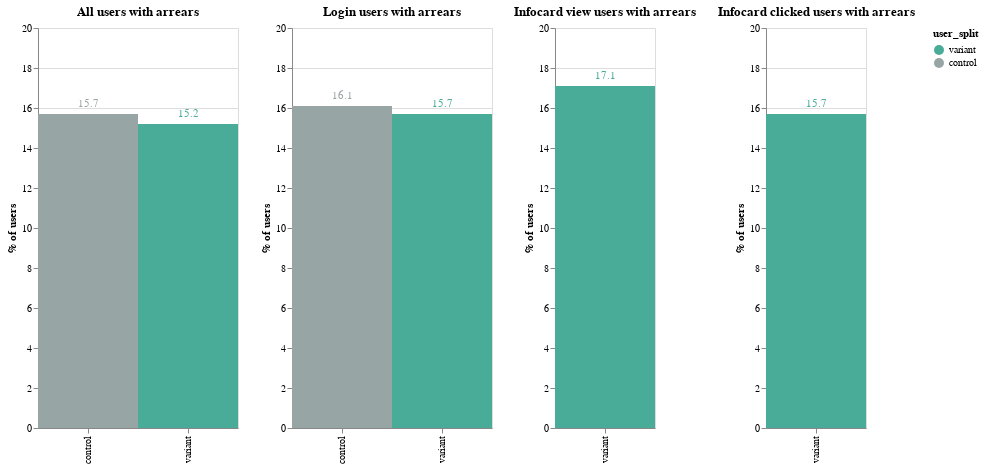

The cell this chart's notebook holds for it:
### Code cell
experiment_charts(
    quarterly_arrears_df[quarterly_arrears_df["arrears_type"] == "Has Arrears"],
    "arrears",
    20,
    color_scale_1,
)

### Figure 1 — Vega-Lite specification as saved in the notebook (floating-point values rounded to 4 significant figures)
{"config": {"view": {"continuousWidth": 400, "continuousHeight": 300}}, "hconcat": [{"layer": [{"mark": {"type": "rect", "size": 80}, "encoding": {"color": {"field": "user_split", "scale": {"domain": ["variant", "control"], "range": ["#48AC98", "#98A5A5"]}, "type": "nominal"}, "x": {"field": "user_split", "title": null, "type": "nominal"}, "y": {"field": "perc_all_users", "scale": {"domain": [0, 20]}, "title": "% of users", "type": "quantitative"}}, "height": 400, "title": "All users with arrears", "width": 200}, {"mark": {"type": "text", "align": "center", "baseline": "middle", "dy": -10}, "encoding": {"color": {"field": "user_split", "scale": {"domain": ["variant", "control"], "range": ["#48AC98", "#98A5A5"]}, "type": "nominal"}, "text": {"field": "perc_all_users", "type": "quantitative"}, "x": {"field": "user_split", "title": null, "type": "nominal"}, "y": {"field": "perc_all_users", "scale": {"domain": [0, 20]}, "title": "% of users", "type": "quantitative"}}, "height": 400, "title": "All users with arrears", "width": 200}]}, {"layer": [{"mark": {"type": "rect", "size": 80}, "encoding": {"color": {"field": "user_split", "scale": {"domain": ["variant", "control"], "range": ["#48AC98", "#98A5A5"]}, "type": "nominal"}, "x": {"field": "user_split", "title": null, "type": "nominal"}, "y": {"field": "perc_login_users", "scale": {"domain": [0, 20]}, "title": "% of users", "type": "quantitative"}}, "height": 400, "title": "Login users with arrears", "width": 200}, {"mark": {"type": "text", "align": "center", "baseline": "middle", "dy": -10}, "encoding": {"color": {"field": "user_split", "scale": {"domain": ["variant", "control"], "range": ["#48AC98", "#98A5A5"]}, "type": "nominal"}, "text": {"field": "perc_login_users", "type": "quantitative"}, "x": {"field": "user_split", "title": null, "type": "nominal"}, "y": {"field": "perc_login_users", "scale": {"domain": [0, 20]}, "title": "% of users", "type": "quantitative"}}, "height": 400, "title": "Login users with arrears", "width": 200}]}, {"layer": [{"mark": {"type": "rect", "size": 80}, "encoding": {"color": {"field": "user_split", "scale": {"domain": ["variant", "control"], "range": ["#48AC98", "#98A5A5"]}, "type": "nominal"}, "x": {"field": "user_split", "title": null, "type": "nominal"}, "y": {"field": "perc_infocard_view_users", "scale": {"domain": [0, 20]}, "title": "% of users", "type": "quantitative"}}, "height": 400, "title": "Infocard view users with arrears", "width": 100}, {"mark": {"type": "text", "align": "center", "baseline": "middle", "dy": -10}, "encoding": {"color": {"field": "user_split", "scale": {"domain": ["variant", "control"], "range": ["#48AC98", "#98A5A5"]}, "type": "nominal"}, "text": {"field": "perc_infocard_view_users", "type": "quantitative"}, "x": {"field": "user_split", "title": null, "type": "nominal"}, "y": {"field": "perc_infocard_view_users", "scale": {"domain": [0, 20]}, "title": "% of users", "type": "quantitative"}}, "height": 400, "title": "Infocard view users with arrears", "width": 100}]}, {"layer": [{"mark": {"type": "rect", "size": 80}, "encoding": {"color": {"field": "user_split", "scale": {"domain": ["variant", "control"], "range": ["#48AC98", "#98A5A5"]}, "type": "nominal"}, "x": {"field": "user_split", "title": null, "type": "nominal"}, "y": {"field": "perc_infocard_click_users", "scale": {"domain": [0, 20]}, "title": "% of users", "type": "quantitative"}}, "height": 400, "title": "Infocard clicked users with arrears", "width": 100}, {"mark": {"type": "text", "align": "center", "baseline": "middle", "dy": -10}, "encoding": {"color": {"field": "user_split", "scale": {"domain": ["variant", "control"], "range": ["#48AC98", "#98A5A5"]}, "type": "nominal"}, "text": {"field": "perc_infocard_click_users", "type": "quantitative"}, "x": {"field": "user_split", "title": null, "type": "nominal"}, "y": {"field": "perc_infocard_click_users", "scale": {"domain": [0, 20]}, "title": "% of users", "type": "quantitative"}}, "height": 400, "title": "Infocard clicked users with arrears", "width": 100}]}], "data": {"name": "data-1de97a51b0843260b6dc7a11325a1a3a"}, "$schema": "https://vega.github.io/schema/vega-lite/v4.17.0.json", "datasets": {"data-1de97a51b0843260b6dc7a11325a1a3a": [{"user_split": "control", "arrears_type": "Has Arrears", "n_users": 5669, "login_users": 4119, "infocard_view_users": 0, "infocard_clicked_users": 0, "perc_all_users": 15.7, "perc_login_users": 16.1, "perc_infocard_view_users": null, "perc_infocard_click_users": null}, {"user_split": "variant", "arrears_type": "Has Arrears", "n_users": 5438, "login_users": 3971, "infocard_view_users": 3849, "infocard_clicked_users": 374, "perc_all_users": 15.2, "perc_login_users": 15.7, "perc_infocard_view_users": 17.1, "perc_infocard_click_users": 15.7}]}}
